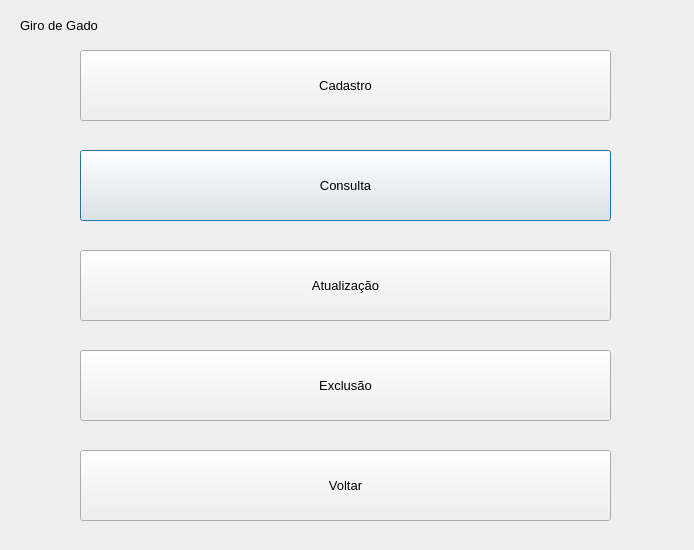
<?xml version="1.0" encoding="UTF-8"?>
<ui version="4.0">
 <class>CattleManagementScreen</class>
 <widget class="QDialog" name="CattleManagementScreen">
  <property name="geometry">
   <rect>
    <x>0</x>
    <y>0</y>
    <width>694</width>
    <height>550</height>
   </rect>
  </property>
  <property name="windowTitle">
   <string>Tela de Gerenciamento de Gado</string>
  </property>
  <widget class="QPushButton" name="queryButton">
   <property name="geometry">
    <rect>
     <x>80</x>
     <y>150</y>
     <width>531</width>
     <height>71</height>
    </rect>
   </property>
   <property name="font">
    <font>
     <pointsize>10</pointsize>
    </font>
   </property>
   <property name="text">
    <string>Consulta</string>
   </property>
  </widget>
  <widget class="QPushButton" name="updateButton">
   <property name="geometry">
    <rect>
     <x>80</x>
     <y>250</y>
     <width>531</width>
     <height>71</height>
    </rect>
   </property>
   <property name="font">
    <font>
     <pointsize>10</pointsize>
    </font>
   </property>
   <property name="text">
    <string>Atualização</string>
   </property>
  </widget>
  <widget class="QPushButton" name="registerButton">
   <property name="geometry">
    <rect>
     <x>80</x>
     <y>50</y>
     <width>531</width>
     <height>71</height>
    </rect>
   </property>
   <property name="font">
    <font>
     <pointsize>10</pointsize>
    </font>
   </property>
   <property name="text">
    <string>Cadastro</string>
   </property>
  </widget>
  <widget class="QLabel" name="label">
   <property name="geometry">
    <rect>
     <x>20</x>
     <y>10</y>
     <width>121</width>
     <height>31</height>
    </rect>
   </property>
   <property name="font">
    <font>
     <pointsize>10</pointsize>
    </font>
   </property>
   <property name="text">
    <string>Giro de Gado</string>
   </property>
  </widget>
  <widget class="QPushButton" name="removeButton">
   <property name="geometry">
    <rect>
     <x>80</x>
     <y>350</y>
     <width>531</width>
     <height>71</height>
    </rect>
   </property>
   <property name="font">
    <font>
     <pointsize>10</pointsize>
    </font>
   </property>
   <property name="text">
    <string>Exclusão</string>
   </property>
  </widget>
  <widget class="QPushButton" name="backButton">
   <property name="geometry">
    <rect>
     <x>80</x>
     <y>450</y>
     <width>531</width>
     <height>71</height>
    </rect>
   </property>
   <property name="font">
    <font>
     <pointsize>10</pointsize>
    </font>
   </property>
   <property name="text">
    <string>Voltar</string>
   </property>
  </widget>
 </widget>
 <resources/>
 <connections/>
</ui>
